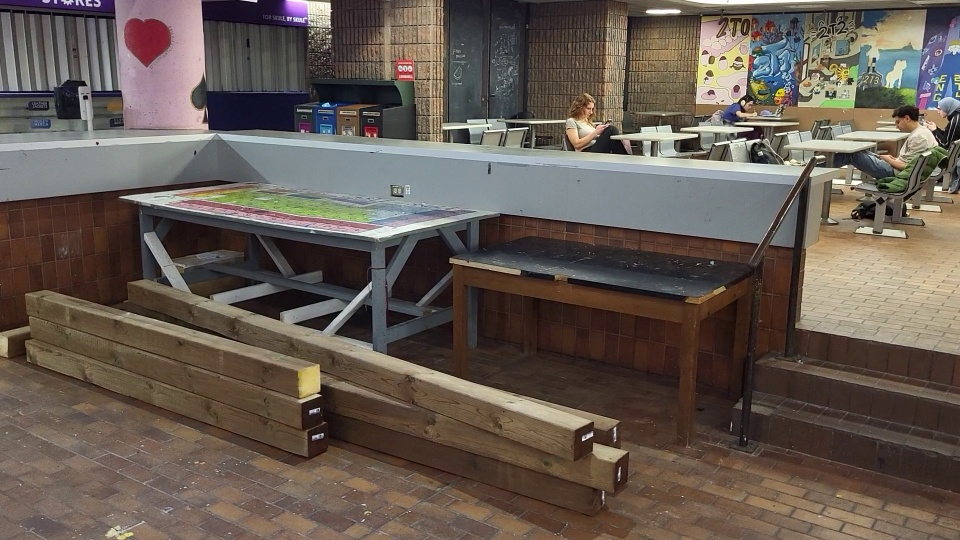
#> input picture mapping/sfm_calibrated/img/0.jpg, 960 x 540 px; its folder holds 4 pictures in this run
$ python ba_n_02.py
#> lines starting #> are read from the running program, lines starting #| are printed output that depends on the picture
import cv2 as cv
import numpy as np
import scipy.sparse
import scipy.optimize

import matplotlib.pyplot as plt
from mpl_toolkits.mplot3d import Axes3D


# https://github.com/gaoxiang12/slambook2


IMG_SHAPE = np.array([960.0, 540.0])
K = np.array([[751.3, 0., 477.8],
              [0., 754.9, 286.8],
              [0., 0., 1.]])


def filter_features(kps, descs=None, r=15, k_max=20):
    """ https://stackoverflow.com/a/57390077
    Use kd-tree to perform local non-maximum suppression of key-points
    kps - key points obtained by one of openCVs 2d features detectors (SIFT, SURF, AKAZE etc..)
    r - the radius of points to query for removal
    k_max - maximum points retreived in single query
    """
    from scipy.spatial import KDTree

    # sort by score to keep highest score features in each locality
    neg_responses = [-kp.response for kp in kps]
    order = np.argsort(neg_responses)
    kps = np.array(kps)[order].tolist()

    # create kd-tree for quick NN queries
    data = np.array([list(kp.pt) for kp in kps])
    kd_tree = KDTree(data)

    # perform NMS using kd-tree, by querying points by score order,
    # and removing neighbors from future queries
    N = len(kps)
    removed = set()
    for i in range(N):
        if i in removed:
            continue
        dist, inds = kd_tree.query(data[i,:],k=k_max,distance_upper_bound=r)
        for j in inds:
            if j>i:
                removed.add(j)

    kp_filtered = [kp for i,kp in enumerate(kps) if i not in removed]
    descs_filtered = None
    if descs is not None:
        descs = descs[order]
        descs_filtered = np.array([desc for i,desc in enumerate(descs) if i not in removed])
    print('filtered', len(kp_filtered), 'of', N, 'features')
    return kp_filtered, descs_filtered

def extract_features(imgs):
    detector = cv.ORB_create(10000)
    # detector = cv.SIFT_create(10000)

    features = []
    for img in imgs:
        feature = detector.detectAndCompute(img, None)
        feature = filter_features(feature[0], feature[1])
        features.append(feature)

    return features

# [29 lines left out: functions match_feature_pair, draw_matches, not called in this run]


def pixel2cam(p):
    return np.array([(p[0]-K[0,2])/K[0,0], (p[1]-K[1,2])/K[1,1]])

# [461 lines left out: functions pose_estimation, triangulation, match_features_pairwise, estimate_poses_points, exp_so3t, log_so3t and 6 more, not called in this run]


if __name__ == "__main__":
    from time import perf_counter

    # read images + extract features
    imgs = [
        cv.imread(f"img/{i}.jpg", cv.IMREAD_COLOR)
        # for i in [0, 1]
        # for i in [0, 1, 2]
        # for i in [1, 2, 3]
        # for i in [1, 2, 3, 4]
        # for i in [1, 2, 3, 5]
        # for i in [1, 2, 3, 4, 5]
        # for i in [0, 2, 4, 5]
        # for i in [0, 3, 6, 7]
        # for i in [0, 2, 4, 6]  # fail
        # for i in [7, 8, 9]
        # for i in [7, 8, 10]  # almost fail
        # for i in [6, 8, 10]  # fail
        # for i in [0, 1, 2, 3, 4, 5]
        for i in [0, 1, 2, 3, 4, 5, 6]
        # for i in [0, 1, 2, 3, 4, 5, 6, 7, 8, 9, 10]  # fail
        # for i in [0, 2, 4, 6, 8, 10]  # fail
    ]
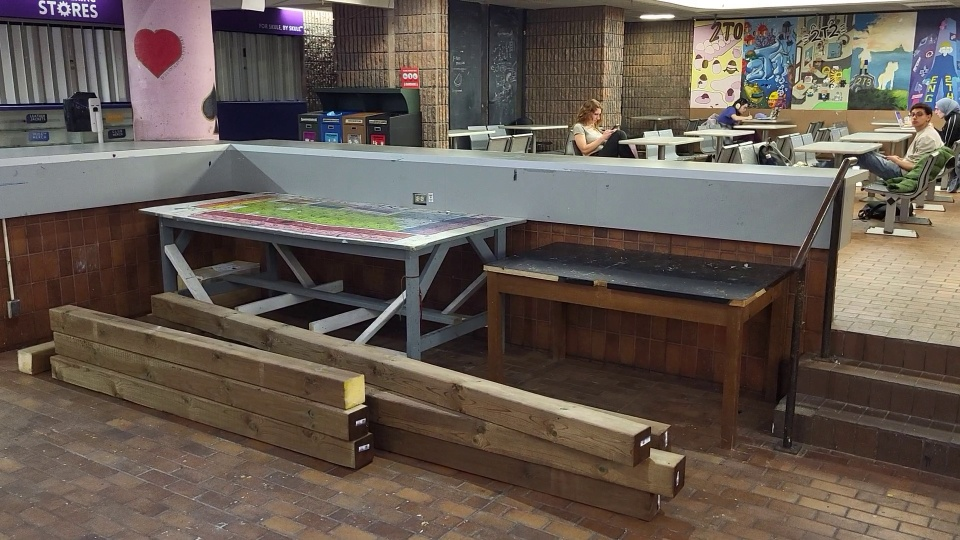
#> input picture mapping/sfm_calibrated/img/1.jpg, 960 x 540 px
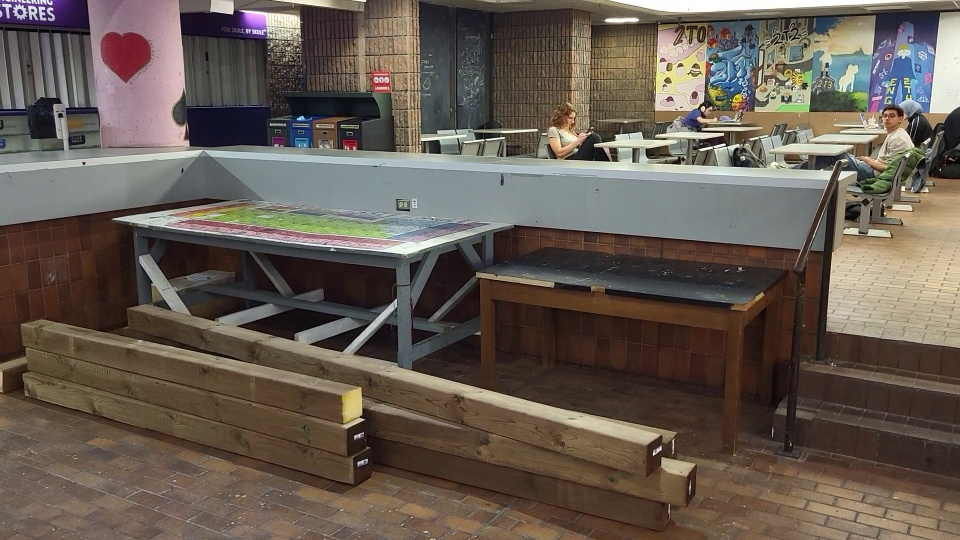
#> input picture mapping/sfm_calibrated/img/2.jpg, 960 x 540 px
#> imgs = 7 items
#> the loop in extract_features, `for img in imgs:` made 4 passes
#> N in filter_features on passes 1 to 3: 7884, 7792, 7947
#> (img, feature) on pass 4: (None, 0 contours)
#| filtered 813 of 7884 features
#| filtered 820 of 7792 features
#| filtered 828 of 7947 features
#> pass 1, in filter_features, `descs_filtered = np.array([desc for i,desc in enumerate(descs) if i no..`:
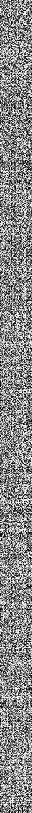
#> descs_filtered: shape (813, 32); min 0, max 255, mean 135.5
#> pass 2, in filter_features (call 2), `descs_filtered = np.array([desc for i,desc in enumerate(descs) if i no..`:
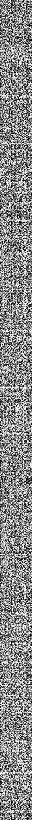
#> descs_filtered: shape (820, 32); min 0, max 255, mean 136.5
#> pass 3, in filter_features (call 3), `descs_filtered = np.array([desc for i,desc in enumerate(descs) if i no..`:
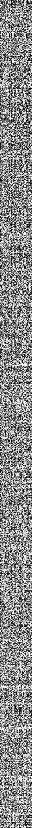
#> descs_filtered: shape (828, 32); min 0, max 255, mean 138.1
#> after the loop in extract_features, `for img in imgs:`: features = 3 items
    time0 = perf_counter()
#> (the run stopped early here; a loop or call above may not have finished)
